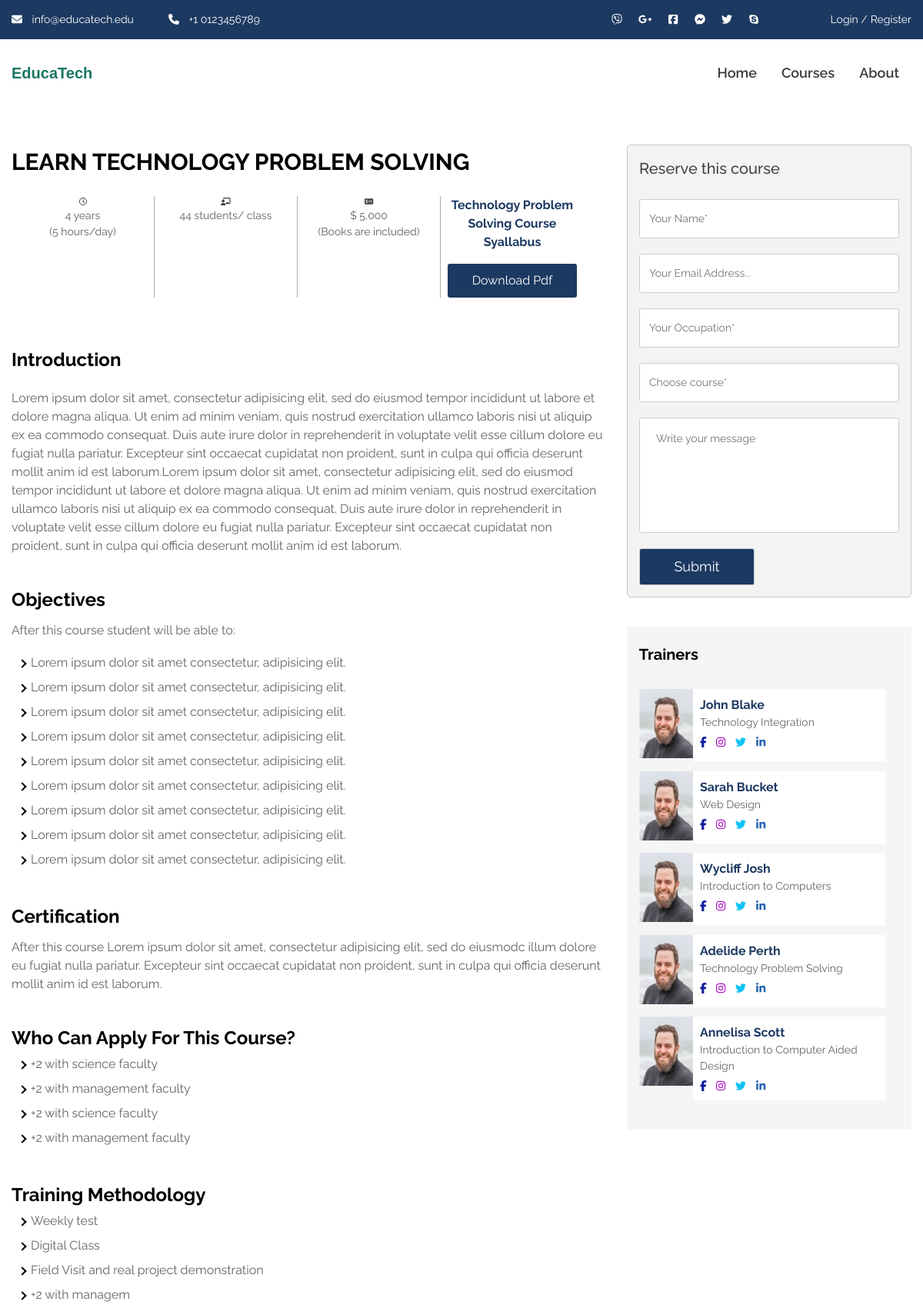
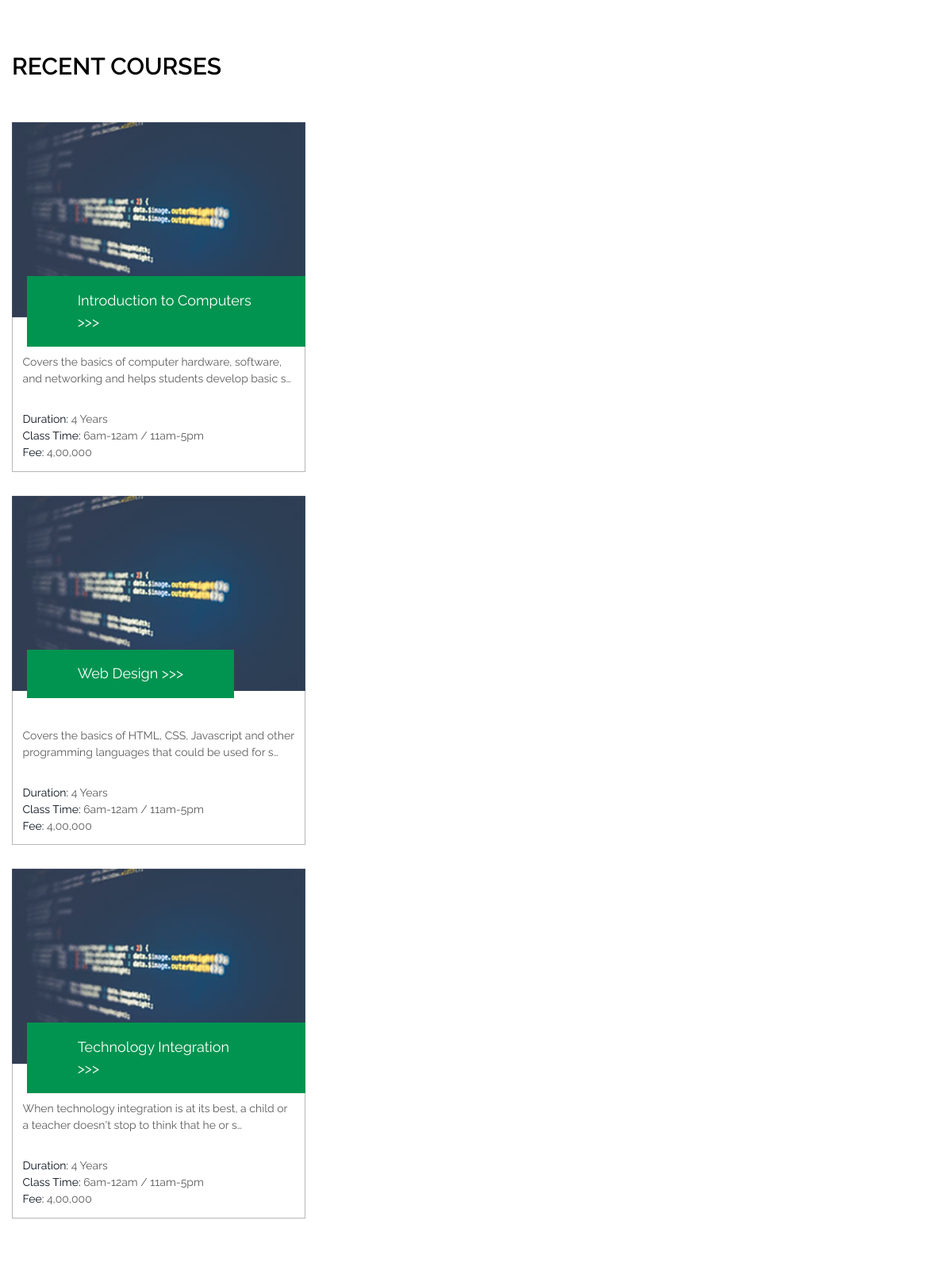
Page /view-course/1/ (upper part) on the committed database (2 pictures, top to bottom).
### courses/models.py (models this page shows)
class MyCourse(models.Model):
    course_name = models.CharField(max_length=50,default="",null=True)
    course_desc = models.CharField(max_length=300,default="",null=True)
    def get_absolute_url(self):
        return reverse('course',
            args=[self.id])

class Instructor(models.Model):
    instructor_name = models.CharField(max_length=50,default="",null=True)
    course_teaching = models.CharField(max_length=50,default="",null=True)

### courses/views.py (the view)
# urls.py: path('course/',views.course_listing, name='course_listing'),
def course(request,id):
    course = get_object_or_404(MyCourse, id=id)
    available_courses = MyCourse.objects.all().exclude(id=id)
    instructors = Instructor.objects.all()
    context = {'course':course,'instructors':instructors,'available_courses':available_courses}
    return render(request, 'courses/course.html',context)

### courses/templates/courses/course.html (shortened to what this page needs)
{% extends "courses/base.html" %}
{% load static %}
{% block content %}
<section class="page-content" id="course-page">
    <div class="container">
        <main class="course-detail">
            <h2>learn {{ course.course_name|title}}</h2>
            <header>
                <div class="course-box">
                    <i class="far fa-clock"></i>
                    <p>4 years</p>
                    <p>(5 hours/day)</p>
                </div>
                <div class="course-box">
                    <i class="fas fa-chalkboard-teacher"></i>
                    <p>44 students/ class</p>
                </div>
                <div class="course-box">
                    <i class="fas fa-money-check-alt"></i>
                    <p>$ 5,000</p>
                    <p>(Books are included)</p>
                </div>
                <div class="course-box">
                    <h3>{{ course.course_name|title}} course syallabus</h3>
                    <button>download pdf</button>
                </div>
            </header>
            <article>
                <section class="course-intro">
                    <h3>Introduction</h3>
                    <p>Lorem ipsum dolor sit amet, consectetur adipisicing elit, sed do eiusmod
                    tempor incididunt ut labore et dolore magna aliqua. Ut enim ad minim veniam,
                    quis nostrud exercitation ullamco laboris nisi ut aliquip ex ea commodo
                    consequat. Duis aute irure dolor in reprehenderit in voluptate velit esse
                    cillum dolore eu fugiat nulla pariatur. Excepteur sint occaecat cupidatat non
                    proident, sunt in culpa qui officia deserunt mollit anim id est laborum.Lorem ipsum dolor sit amet, consectetur adipisicing elit, sed do eiusmod
                    tempor incididunt ut labore et dolore magna aliqua. Ut enim ad minim veniam,
                    quis nostrud exercitation ullamco laboris nisi ut aliquip ex ea commodo
                    consequat. Duis aute irure dolor in reprehenderit in voluptate velit esse
                    cillum dolore eu fugiat nulla pariatur. Excepteur sint occaecat cupidatat non
                    proident, sunt in culpa qui officia deserunt mollit anim id est laborum.</p>
                </section>
                <section class="course-objective">
                    <h3>Objectives</h3>
                    <p>After this course student will be able to:</p>
                    <ul>
                        <li>Lorem ipsum dolor sit amet consectetur, adipisicing elit.</li>
                        <li>Lorem ipsum dolor sit amet consectetur, adipisicing elit.</li>
                        <li>Lorem ipsum dolor sit amet consectetur, adipisicing elit.</li>
                        <li>Lorem ipsum dolor sit amet consectetur, adipisicing elit.</li>
                        <li>Lorem ipsum dolor sit amet consectetur, adipisicing elit.</li>
                        <li>Lorem ipsum dolor sit amet consectetur, adipisicing elit.</li>
                        <li>Lorem ipsum dolor sit amet consectetur, adipisicing elit.</li>
                        <li>Lorem ipsum dolor sit amet consectetur, adipisicing elit.</li>
                        <li>Lorem ipsum dolor sit amet consectetur, adipisicing elit.</li>
                    </ul>
                    <h3>Certification</h3>
                    <p>After this course Lorem ipsum dolor sit amet, consectetur adipisicing elit, sed do eiusmodc illum dolore eu fugiat nulla pariatur. Excepteur sint occaecat cupidatat non proident, sunt in culpa qui officia deserunt mollit anim id est laborum.</p>
                    <h3>Who can apply for this course?</h3>
                    <ul>
                        <li>+2 with science faculty</li>
                        <li>+2 with management faculty</li>
                        <li>+2 with science faculty</li>
                        <li>+2 with management faculty</li>
                    </ul>
                    <h3>Training Methodology</h3>
                    <ul>
                        <li>Weekly test</li>
                        <li>Digital Class</li>
                        <li>Field Visit and real project demonstration</li>
                        <li>+2 with managem</li>
                    </ul>
                </section>
            </article>
        </main>
        <aside>
            <div class="reserve-course">
                <h2>Reserve this course</h2>
                <form>
                    <input type="text" placeholder="Your Name*" required>
                    <input type="email" name="userEmail" placeholder="Your Email Address..." required>
                    <input type="text" placeholder="Your Occupation*" required>
                    <input type="text" placeholder="Choose course*" required>
                    <textarea placeholder="Write your message"></textarea>
                    <input type="submit" value="Submit">
                </form>
            </div>
            <div class="recent-post">
                <h2>trainers</h2>
                {% for instructor in instructors %}
                <div class="post">
                    <div class="post-wrap">
                        <div class="img-wrap">
                            <img src="{% static 'images/recent-post-img.jpg' %}" alt="Post Images">
                        </div>
                        <div class="post-content">
                            <a href="#">
                                <h3>{{instructor.instructor_name}}</h3>
                                <p>{{instructor.course_teaching}}</p>
                            </a>
                            <span>
                                <a href="#"><i class="fab fa-facebook-f"></i></a>
                                <a href="#"><i class="fab fa-instagram"></i></a>
                                <a href="#"><i class="fab fa-twitter"></i></a>
                                <a href="#"><i class="fab fa-linkedin-in"></i></a>
                            </span>
                        </div>
                    </div>
                    {% endfor %}
                </div>
            </div>
        </aside>
    </div>
</section>
<section class="recent-course-single">
    <div class="container">
        <h2>recent courses</h2>
        <div class="grid">
            {% for available_course in available_courses %}
            <div class="grid-item" data-category="business">
                <div class="img-wrap">
                    <img src="{% static 'images/course-pic.jpg' %}" alt="courses picture">
                </div>
                <a href="{{course.get_absolute_url}}" class="learn-desining-banner-course">{{available_course.course_name}} >>></a>
                <div class="box-body">
                    <p>{{available_course.course_desc|truncatechars:100}}</p>
                    <section>
                        <p><span>Duration:</span> 4 Years</p>
                        <p><span>Class Time:</span> 6am-12am / 11am-5pm</p>
                        <p><span>Fee:</span> 4,00,000</p>
                    </section>
                </div>
            </div>
            {% endfor %}
    </div>
</section>
{% endblock content%}

### courses/static/css/all.css (style rules this page uses)
.fa-clock:before { content: "\f017"; }
.fa-facebook-f:before { content: "\f39e"; }
.fa-instagram:before { content: "\f16d"; }
.fa-linkedin-in:before { content: "\f0e1"; }
.fa-twitter:before { content: "\f099"; }

### rows in the picture
MyCourse: course_name "TECHNOLOGY PROBLEM SOLVING", course_name "Technology Problem Solving"
Instructor: instructor_name "John Blake", course_teaching "Technology Integration"
Instructor: instructor_name "Sarah Bucket", course_teaching "Web Design"
Instructor: instructor_name "Wycliff Josh", course_teaching "Introduction to Computers"
Instructor: instructor_name "Adelide Perth", course_teaching "Technology Problem Solving"
Instructor: instructor_name "Annelisa Scott", course_teaching "Introduction to Computer Aided Design"
MyCourse: course_name "Introduction to Computers", course_desc "Covers the basics of computer hardware, software, and networking and helps students develop basic s…"
MyCourse: course_name "Web Design", course_desc "Covers the basics of HTML, CSS, Javascript and other programming languages that could be used for s…"
MyCourse: course_name "Technology Integration", course_desc "When technology integration is at its best, a child or a teacher doesn't stop to think that he or s…"
